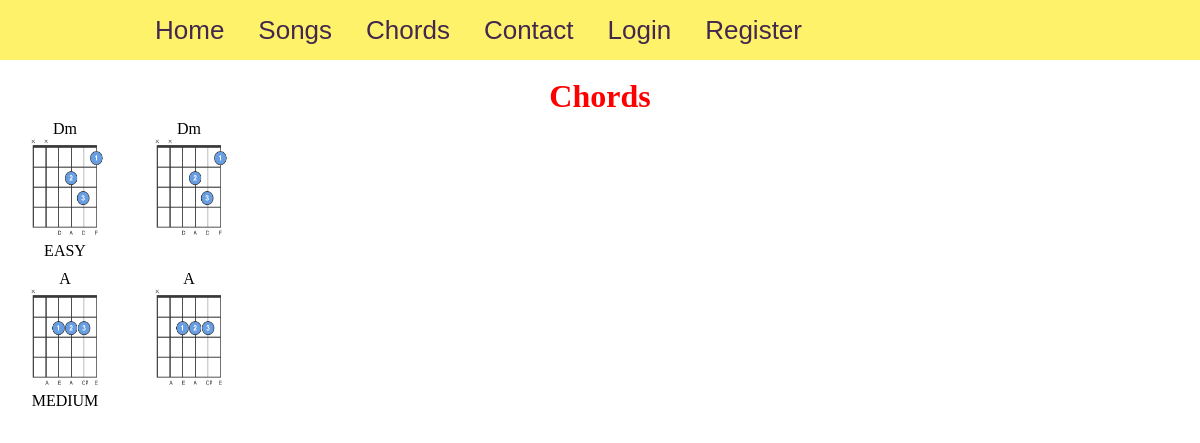
Before: /chords/ with the older database file.
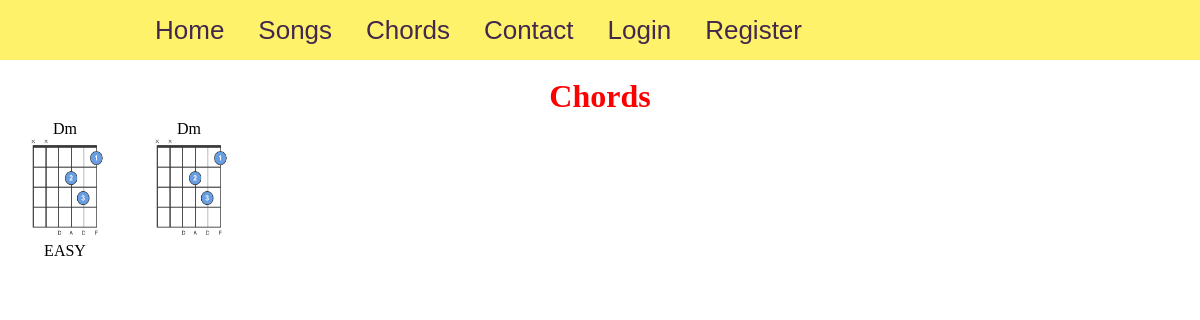
After: the same page with the newer database file.
### guitar/models.py (models this page shows, shortened)
class Chord(models.Model):
    EASY = 'EASY'
    MEDIUM = 'MEDIUM'
    HARD = 'HARD'
    CHORD_LEVEL = [
        (EASY, 'Easy'),
        (MEDIUM, 'Medium'),
        (HARD, 'Hard')
    ]
    level = models.CharField(max_length=6, choices=CHORD_LEVEL)
    name = models.CharField(max_length=15)
    chord_image = models.ImageField(upload_to='chords_pics')
    user = models.ManyToManyField(User)

### guitar/views.py (the view)
# urls.py: path('chords/', views.chords, name='chords'),
def chords(request):
    context = {
        'title': 'GUITAR CHORDS',
        'chords': Chord.objects.all()
    }
    return render(request, 'guitar/chords.html', context)

### guitar/templates/guitar/chords.html
{% extends 'guitar/base.html' %}
{% load static %}
{% block content %}
    <link rel="stylesheet" type="text/css" href="{% static 'guitar/css/chords.css' %}">
    <br>
    <center>
        <h1 class="more">Chords</h1>
    </center>
    {% for chord in chords %}
        <div class="row">
            <div class="column">
                <div class="item">
                    <span class="caption">{{ chord.name }}</span>
                    <img src="{{ chord.chord_image.url }}" >
                    <span class="caption">{{ chord.level }}</span>
                </div>
                <div class="item">
                    <span class="caption">{{ chord.name }}</span>
                    <img src="{{ chord.chord_image.url }}" >
                </div>
            </div>
        </div>
    {% endfor %}
{% endblock content %}

### guitar/templates/guitar/base.html (shortened to what this page needs)
{% load static %}
<!DOCTYPE html>
<html lang="en">
<head>
    <link rel="stylesheet" type="text/css" href="{% static 'guitar/style.css' %}">
</head>
<body>
        <nav>
            <div class="wrapper">
                <ul>
                    <div class="float-left">
                        <li><a href="{% url 'guitar:home' %}">Home</a></li>
                        <li><a href="{% url 'guitar:songs' %}">Songs</a></li>
                        <li><a href="{% url 'guitar:chords' %}">Chords</a></li>
                        <li><a href="{% url 'guitar:contact' %}">Contact</a></li>
                        {% if user.is_authenticated %}
                            <li><a href="{% url 'user:profile' %}">Profile</a></li>
                            <li><a href="{% url 'logout' %}">Logout</a></li>
                    </div>
                    <div class="float-right">
                        {% else %}
                            <li><a href="{% url 'login' %}">Login</a></li>
                            <li><a href="{% url 'user:register' %}">Register</a></li>
                    </div>
                        {% endif %}
                </ul>
            </div>
        </nav>
{% block content %}
{% endblock content %}
</body>
</html>

### guitar/static/guitar/style.css (style rules this page uses)
* { margin: 0px; padding: 0px; }
.wrapper { margin: 0 auto; width: 1000px; }
nav { width: 100%; height: 60px; line-height: 60px; background-color: #FFF26B; }
ul { margin-left: 40px; margin-right: 40px; }
ul li { display: inline-block; list-style-type: none; }
.float-left { float: left; }
ul li a { display: block; text-decoration: none; font-size: 26px; font-family: arial; color: #42284D; padding: 0 15px; }

### guitar/static/guitar/css/chords.css (style rules this page uses)
* { box-sizing: border-box; }
div.item { vertical-align: top; display: inline-block; text-align: center; width: 120px; }
img { width: 100px; height: 100px; background-color: grey; }
.caption { display: block; }
.more { color: red; }
.column { float: left; width: 33.33%; padding: 5px; }
.row::after { content: ""; clear: both; display: table; }

Changed rows visible on the page:
removed Chord: name "A", chord_image (picture), level "MEDIUM"
